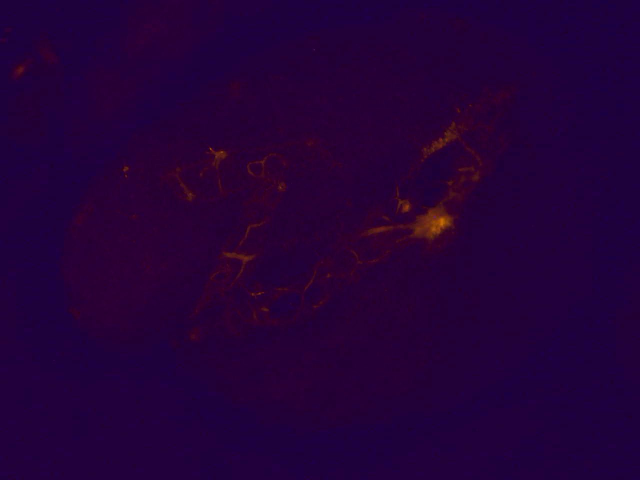
#> input picture CROPPS_Training_Dataset/A012 - agitated.jpg, 1280 x 960 px (shown at 1/2 size)
$ python -i main.py   (imports and definitions only)
#> lines starting #> are read from the running program, lines starting #| are printed output that depends on the picture; after the words box and inside, x2 and y2 are one past the last pixel; in counts of white or black regions, pixels touching at a corner belong together
#> further down, picture is the input picture: shape (960, 1280, 3); mean B, G, R 55.7, 0.7, 35.6
import cv2
import numpy as np
import os
import platform
import send_sms
import time

from matplotlib import use, pyplot as plt
from typing import Any, Callable, Optional, Union
from watchdog.observers import Observer
from watchdog.events import FileSystemEventHandler

### GLOBAL VARIABLES ###
# Change to your image directory (normalize slashes for platform!)
WATCH_DIR = ".\\captured_data" if platform.system() == "Windows" \
    else "./captured_data"

# the file cannot be read immediately after saving. Controls the number of
# seconds to wait before the file is read
READ_DELAY = 0.1

# the cooldown period: the number of cycles before another text message can
# be sent to the user
COOLDOWN = 5

# A value of 0 hides any popups. A value of 1 shows both the analyzed image
# and a histogram showing the intensities of every pixel
SHOW_IMG = 0

IS_TEST = 0

### Thresholds for analysis - see functions below for specifications ###
# BRIGHT PIXELS
THRESHOLD_BRIGHT = 40  # intensity ranges from 0 to 255
THRESHOLD_NUM_BRIGHT = 7000  # 1228800 (1280 * 960) pixels in an image

# NORMALIZED INTENSITY
THRESHOLD_NORMALIZED = 5
THRESHOLD_NORMALIZED_TOTAL = 50000

### END OF GLOBAL VARIABLES ###


cooldown_tmp = 0


def paint_square(frame: cv2.Mat | np.ndarray[Any, np.dtype],
                 threshold_value: int = THRESHOLD_BRIGHT) \
        -> cv2.Mat | np.ndarray[Any, np.dtype]:
    """
    Function to draw a square around the region with the most white pixels in the given frame.

    :param frame: The current frame from the video stream.
    :param threshold_value: The threshold value to identify white pixels.
    :return: Frame with a square drawn around the white region.
    """
#> called with threshold_value = 40
    # Convert the frame to grayscale
    gray_frame = cv2.cvtColor(frame, cv2.COLOR_BGR2GRAY)
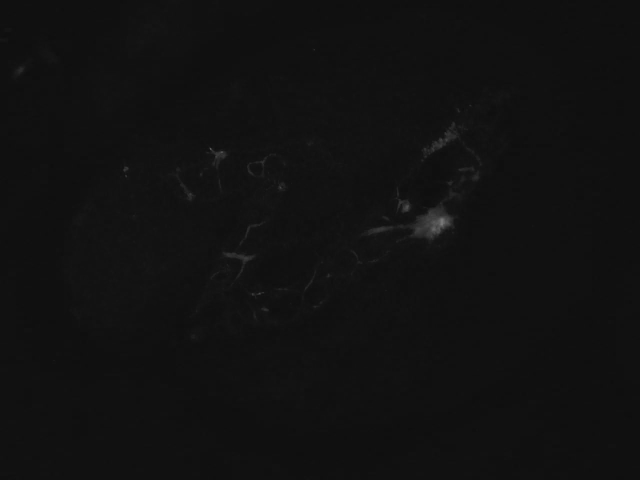
#> gray_frame: shape (960, 1280) (shown at 1/2 size); min 13, max 126, mean 17.3

    # Apply a binary threshold to isolate the white pixels
    _, thresholded = cv2.threshold(gray_frame, threshold_value, 255,
                                   cv2.THRESH_BINARY)
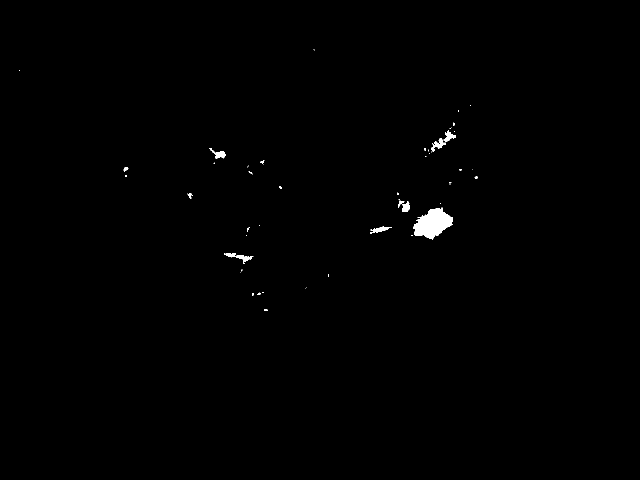
#> thresholded: shape (960, 1280) (shown at 1/2 size); 0.43% white; 51 white regions (37 under 20 px)

    # Find contours (white regions) in the thresholded image
    contours, _ = cv2.findContours(thresholded, cv2.RETR_EXTERNAL,
                                   cv2.CHAIN_APPROX_SIMPLE)
#> contours = 51 contours, 42 with area under 20; largest, box (x1, y1, x2, y2) and area: (826, 415, 906, 480) 2971, (863, 261, 912, 304) 474, (448, 506, 507, 528) 305, (419, 296, 452, 317) 239, (740, 453, 784, 467) 202

    # Find the largest contour (i.e., the region with the most white pixels)
    if contours:
        largest_contour = max(contours, key=cv2.contourArea)
#> largest_contour = contour of 137 points, box (x1, y1, x2, y2) (826, 415, 906, 480), area 2971

        # Get the bounding box of the largest contour
        x, y, w, h = cv2.boundingRect(largest_contour)
#> x = 826; y = 415; w = 80; h = 65

        # Draw a square (bounding box) around the largest region
        cv2.rectangle(frame, (x, y), (x + w, y + h), (0, 255, 0),
                      2)  # Green square with thickness 2
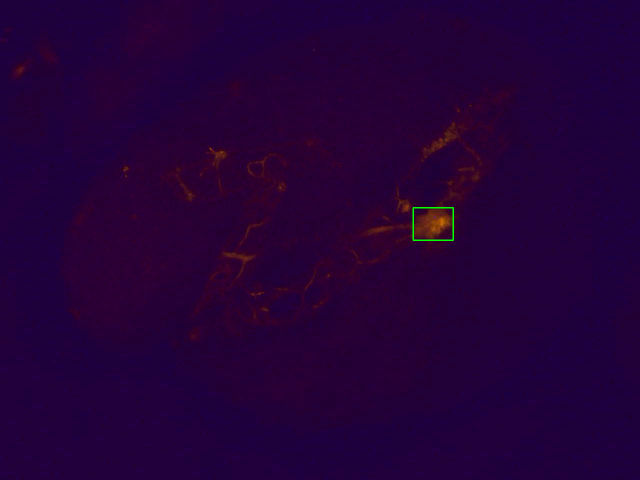
#> frame: shape (960, 1280, 3) (shown at 1/2 size); 0.07% of pixels changed, all inside (x1, y1, x2, y2) = (825, 414, 908, 482)
    return frame


# [102 lines left out: functions plot_histogram, _detect, detect_yellow_num, normalize_brightness, combin, not called in this run]


# Other than testing, only one function should be called.
functions = [combin]


class ImageHandler(FileSystemEventHandler):
    # [8 lines left out: function on_created, not called in this run]


class ObserverWrapper():
    # [17 lines left out: functions __init__, start_monitoring, stop, not called in this run]


# [31 lines not run here, left out]

>>> import cv2
>>> picture = cv2.imread('../CROPPS_Training_Dataset/A012 - agitated.jpg')
>>> result = paint_square(picture)

$ run again, on CROPPS_Training_Dataset/A022 - agitated.jpg
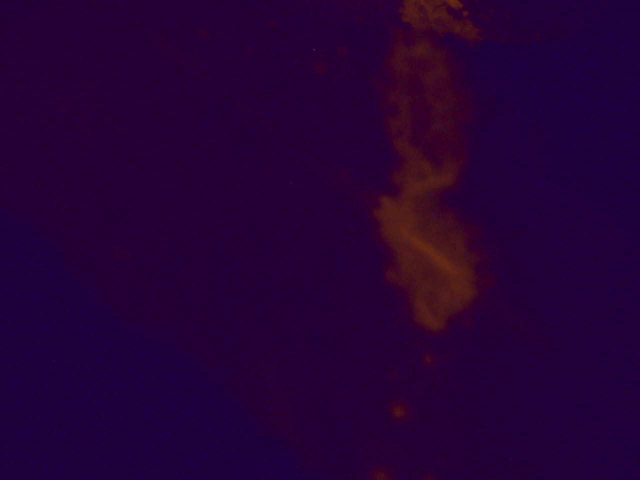
#> input picture CROPPS_Training_Dataset/A022 - agitated.jpg, 1280 x 960 px (shown at 1/2 size)
#> picture is the input picture: shape (960, 1280, 3); mean B, G, R 53.4, 1.4, 37.1
#> in paint_square, `_, thresholded = cv2.threshold(gray_frame, threshold_value, 255, cv2.T..`:
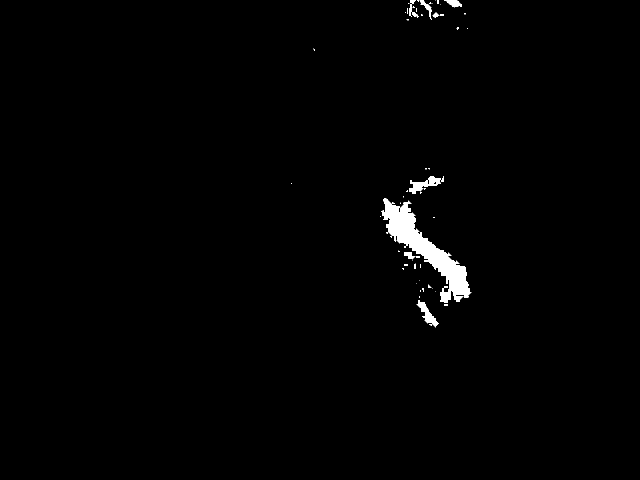
#> thresholded: shape (960, 1280) (shown at 1/2 size); 1.1% white; 56 white regions (40 under 20 px)
#> contours = 56 contours, 42 with area under 20; largest, box (x1, y1, x2, y2) and area: (762, 396, 943, 606) 10008, (818, 352, 888, 388) 948, (833, 600, 877, 655) 702, (888, 0, 924, 15) 266, (840, 0, 864, 40) 214
#> largest_contour = contour of 335 points, box (x1, y1, x2, y2) (762, 396, 943, 606), area 10008
#> x = 762; y = 396; w = 181; h = 210
#> in paint_square, `cv2.rectangle(frame, (x, y), (x + w, y + h), (0, 255, 0), 2)`:
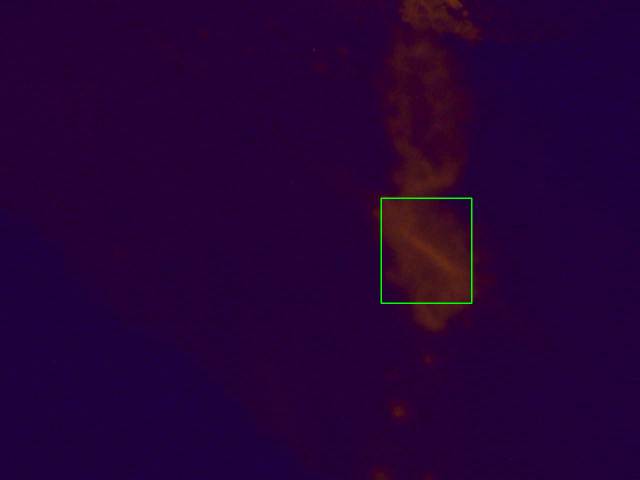
#> frame: shape (960, 1280, 3) (shown at 1/2 size); 0.19% of pixels changed, all inside (x1, y1, x2, y2) = (761, 395, 945, 608)
